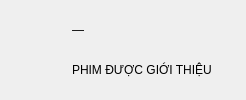
             <widget class="QFrame" name="frameKpiCoverage">
              <property name="card" stdset="0">
               <bool>true</bool>
              </property>
              <property name="minimumSize">
               <size>
                <width>0</width>
                <height>84</height>
               </size>
              </property>
              <layout class="QHBoxLayout" name="horizontalLayoutKpiCoverage">
               <property name="spacing">
                <number>12</number>
               </property>
               <property name="leftMargin">
                <number>14</number>
               </property>
               <property name="topMargin">
                <number>10</number>
               </property>
               <property name="rightMargin">
                <number>14</number>
               </property>
               <property name="bottomMargin">
                <number>10</number>
               </property>
               <item>
                <widget class="QLabel" name="labelKpiCoverageIcon">
                 <property name="minimumSize">
                  <size>
                   <width>46</width>
                   <height>46</height>
                  </size>
                 </property>
                 <property name="maximumSize">
                  <size>
                   <width>46</width>
                   <height>46</height>
                  </size>
                 </property>
                 <property name="text">
                  <string />
                 </property>
                 <property name="pixmap">
                  <pixmap>../images/ic_kpi_movies.png</pixmap>
                 </property>
                 <property name="scaledContents">
                  <bool>true</bool>
                 </property>
                </widget>
               </item>
               <item>
                <layout class="QVBoxLayout" name="verticalLayoutKpiCoverage">
                 <property name="spacing">
                  <number>0</number>
                 </property>
                 <property name="leftMargin">
                  <number>0</number>
                 </property>
                 <property name="topMargin">
                  <number>0</number>
                 </property>
                 <property name="rightMargin">
                  <number>0</number>
                 </property>
                 <property name="bottomMargin">
                  <number>0</number>
                 </property>
                 <item>
                  <widget class="QLabel" name="labelKpiCoverage">
                   <property name="text">
                    <string>—</string>
                   </property>
                   <property name="kpi" stdset="0">
                    <string notr="true">value</string>
                   </property>
                  </widget>
                 </item>
                 <item>
                  <widget class="QLabel" name="labelKpiCoverageCaption">
                   <property name="text">
                    <string>PHIM ĐƯỢC GIỚI THIỆU</string>
                   </property>
                   <property name="kpi" stdset="0">
                    <string notr="true">caption</string>
                   </property>
                  </widget>
                 </item>
                </layout>
               </item>
               <item>
                <spacer name="horizontalSpacer_5">
                 <property name="orientation">
                  <enum>Qt::Horizontal</enum>
                 </property>
                 <property name="sizeHint" stdset="0">
                  <size>
                   <width>20</width>
                   <height>20</height>
                  </size>
                 </property>
                </spacer>
               </item>
              </layout>
             </widget>
